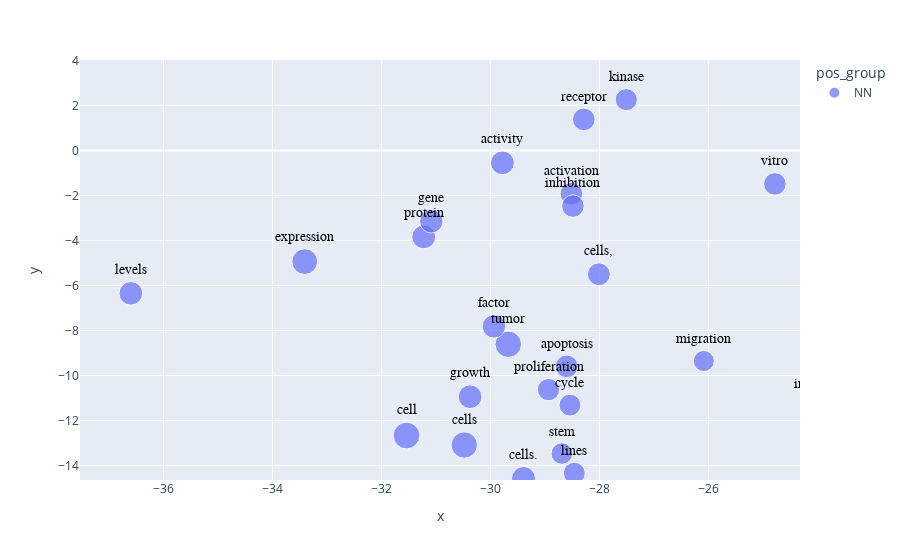

Notebook cell for this chart:
### Code cell
px.scatter(year2015[year2015['pos_group'] == "NN"].reset_index(), 'x', 'y', 
           text='term_str', 
           color='pos_group', 
           hover_name='term_str',          
           size='size',
           height=1000).update_traces(
                mode='markers+text', 
                textfont=dict(color='black', size=14, family='Arial'),
                textposition='top center')

### Figure 1 — Plotly figure (JSON) as saved in the notebook; plotly's stock layout.template omitted (floating-point values rounded to 4 significant figures; data arrays with more than 128 entries replaced by an {"elided": "..."} marker saying what was removed)
{"data": [{"hovertemplate": "<b>%{hovertext}</b><br><br>pos_group=NN<br>x=%{x}<br>y=%{y}<br>size=%{marker.size}<br>term_str=%{text}<extra></extra>", "hovertext": {"elided": "345 str values"}, "legendgroup": "NN", "marker": {"color": "#636efa", "size": {"elided": "345 float values"}, "sizemode": "area", "sizeref": 0.01969, "symbol": "circle"}, "mode": "markers+text", "name": "NN", "orientation": "v", "showlegend": true, "text": {"elided": "345 str values"}, "textfont": {"color": "black", "family": "Arial", "size": 14}, "textposition": "top center", "type": "scatter", "x": {"elided": "345 float values"}, "xaxis": "x", "y": {"elided": "345 float values"}, "yaxis": "y"}], "layout": {"autosize": true, "legend": {"itemsizing": "constant", "title": {"text": "pos_group"}, "tracegroupgap": 0}, "margin": {"t": 60}, "xaxis": {"anchor": "y", "autorange": false, "domain": [0, 1], "range": [-37.53, -24.32], "title": {"text": "x"}, "type": "linear"}, "yaxis": {"anchor": "x", "autorange": false, "domain": [0, 1], "range": [-14.64, 4.016], "title": {"text": "y"}, "type": "linear"}}}
